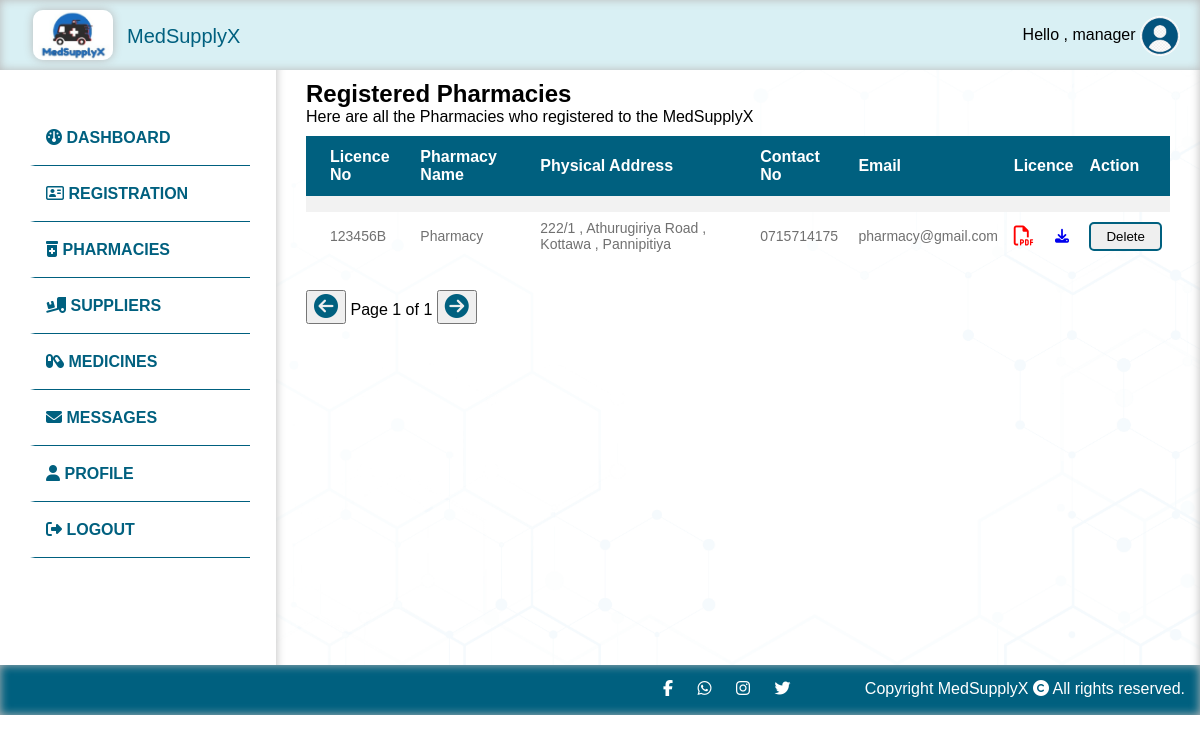
The page /managers/all_pharmacies (signed in) on the database its author committed.
### tables this page shows
CREATE TABLE `pharmacyregistration` (
  `id` int(11) NOT NULL,
  `name` varchar(100) NOT NULL,
  `address` varchar(100) NOT NULL,
  `phone` varchar(20) NOT NULL,
  `licenceno` varchar(100) NOT NULL,
  `email` varchar(100) NOT NULL,
  `password` varchar(100) NOT NULL,
  `licence` varchar(200) NOT NULL,
  `status` varchar(255) NOT NULL DEFAULT 'pending',
  `user_id` int(11) NOT NULL,
  `reason` varchar(255) NOT NULL
);

### app/controllers/Managers.php (called while the page is built, shortened)
<?php
class Managers extends Controller
{
    public $managerModel;
    public function __construct()
    {
        $this->managerModel = $this->model('Manager');
    }
    public function all_pharmacies()
    {
        $allPharmacies = $this->managerModel->getApprovedPharmacyRegistration();
        $data = [
            'allPharmacies' => $allPharmacies
        ];
        $this->view('manager/all_pharmacies', $data);
    }
}

### app/libraries/Core.php (called while the page is built, shortened)
<?php
    class Core {
        protected $currentMethod = 'index';
        public function __construct() {
            $url = $this->getUrl();
            if(isset($url[0])){
            if(file_exists('../app/controllers/' . ucwords($url[0]) . '.php')) {
                unset($url[0]);
            }
        }
            $this->currentController = new $this->currentController;
            if(isset($url[1])) {
                if(method_exists($this->currentController, $url[1])) {
                    $this->currentMethod = $url[1];
                    unset($url[1]);
                }
            }
            $this->params = $url ? array_values($url) : [];
            call_user_func_array([$this->currentController, $this->currentMethod], $this->params);
      }
       public function getUrl() {
           if(isset($_GET['url'])) {
               $url = rtrim($_GET['url'], '/');
               $url = filter_var($url, FILTER_SANITIZE_URL);
               $url = explode('/', $url);
               return $url;
           }
       }
    }
    ?>

### public/index.php (called while the page is built, shortened)
<?php
    $init = new Core;
?>

### app/libraries/Database.php (called while the page is built, shortened)
<?php
class Database {
    private $host = DB_HOST;
    private $user = DB_USER;
    private $pass = DB_PASS;
    private $dbname= DB_NAME;
    private $dbh;
    private $stmt;
    public function __construct(){
        $dsn = 'mysql:host=' . $this->host . ';dbname=' . $this->dbname;
        $options = array(
            PDO::ATTR_PERSISTENT => true,
            PDO::ATTR_ERRMODE => PDO::ERRMODE_EXCEPTION
        );
        try{
            $this->dbh = new PDO($dsn, $this->user, $this->pass, $options);
        } catch(PDOException $e){
            $this->error = $e->getMessage();
            echo $this->error;
        }
    }
    public function query($sql){
        $this->stmt = $this->dbh->prepare($sql);
    }
    public function execute(){
        return $this->stmt->execute();
    }
    public function resultSet(){
        $this->execute();
        return $this->stmt->fetchAll(PDO::FETCH_OBJ);
    }
}

### app/models/Manager.php (called while the page is built, shortened)
<?php
class Manager
{
    private $db;
    public function __construct()
    {
        $this->db = new Database;
    }
    public function getApprovedPharmacyRegistration()
    {
        $this->db->query("SELECT * FROM pharmacyregistration WHERE status='approved'");
        $results = $this->db->resultSet();
        return $results;
    }
}

### app/views/manager/all_pharmacies.php (the view, shortened to what this page needs)
<!DOCTYPE html>
<html lang="en">
<head>
  <link rel="stylesheet" href="<?php echo URLROOT ?>/public/css/style.css">
</head>
<body>
  <?php require APPROOT . '/views/inc/header.php'; ?>
  <?php require APPROOT . '/views/inc/manager_sidebar.php'; ?>
  <div class="content">
    <h2 class="anim"> Registered Pharmacies </h2>
    <p class="anim"> Here are all the Pharmacies who registered to the MedSupplyX </p>
    <div class="anim">
      <table class="customers">
        <tr>
          <th> </th>
          <th> Licence No </th>
          <th> Pharmacy Name </th>
          <th> Physical Address </th>
          <th> Contact No </th>
          <th> Email </th>
          <th colspan="2"> Licence </th>
          <th> Action </th>
        </tr>
        <tr>
          <td> </td>
          <td> </td>
          <td> </td>
          <td> </td>
          <td> </td>
          <td> </td>
          <td> </td>
          <td> </td>
          <td>  </td>
        </tr>
        <?php foreach ($data['allPharmacies'] as $allPharmacies) : ?>
          <tr class="pharmacy-row">
            <td> </td>
            <td> <?php echo $allPharmacies->licenceno; ?> </td>
            <td> <?php echo $allPharmacies->name; ?> </td>
            <td> <?php echo $allPharmacies->address; ?> </td>
            <td> <?php echo $allPharmacies->phone; ?> </td>
            <td> <?php echo $allPharmacies->email; ?> </td>
            <td>
              <a href="<?php echo URLROOT; ?>/public/uploads/PharmacyLicence/<?php echo $allPharmacies->licence; ?>" target="_blank">
                <i class="fa fa-file-pdf-o" style="font-size:20px;color:red;"></i>
              </a>
            </td>
            <td>
              <a href="<?php echo URLROOT; ?>/public/uploads/PharmacyLicence/<?php echo $allPharmacies->licence; ?>" target="_blank" download>
                <i class="fa fa-download" aria-hidden="true"></i>
              </a>
            </td>
            <td>
            <a href="<?php echo URLROOT; ?>/managers/deletepharmacy/<?php echo $allPharmacies->id; ?>">
              <button class="addBtn2"> Delete </button>
              </a>
            </td>
          <?php endforeach; ?>
          </tr>
      </table>
    </div>
    <div class="middlespace"> </div>
    <div id="pagination">
      <button id="prevBtn" style='font-size:24px'> <i class='fas fa-arrow-circle-left' style="color:#00607F;"> </i></button>
      <span id="currentPage"> </span>
      <button id="nextBtn" style='font-size:24px'> <i class='fas fa-arrow-circle-right' style="color:#00607F;"> </i></button>
    </div>
  </div>
  <?php require APPROOT . '/views/inc/footer.php'; ?>
</body>
</html>

### public/css/style.css (style rules this page uses)
* { box-sizing: border-box; margin: 0; }
body { font-family:Arial, Helvetica, sans-serif; min-height: 100vh; }
.content { background: rgb(255,255,255); background: linear-gradient(90deg, rgba(255,255,255,1) 0%, rgb(235, 252, 255) 100%); padding: 30px; flex: 1; margin-top: 50px; background-repeat: no-repeat; background-size: cover; box-shadow: 0px 10px 10px rgb(185, 185, 185) inset; background-image: url(../img/background.png); }
.anim { animation: 2s anim-lineUp ease-out; }
.customers { font-family: Arial, Helvetica, sans-serif; border-collapse: collapse; width: 100%; margin-top: 10px; }
.customers td, .customers th { border: 0px solid #ddd; padding: 8px; color:#707070; }
.customers td { font-size: 14px; }
.customers tr:nth-child(even) { background-color: #f2f2f2; }
.customers th { padding-top: 12px; padding-bottom: 12px; text-align: left; background-color: #00607F; color: white; }
.middlespace { height:30px; }
.addBtn2 { border: 2px solid #00607F; padding: 5px 15px; cursor: pointer; border-radius: 5px; width: auto; display:inline-block; }

### rows shown on the page
pharmacyregistration: licenceno "123456B", name "Pharmacy", address "222/1 , Athurugiriya Road , Kottawa , Pannipitiya", phone "0715714175", email "pharmacy@gmail.com"

### other values the page prints
$_SESSION['USER_DATA']['name'] "manager"
